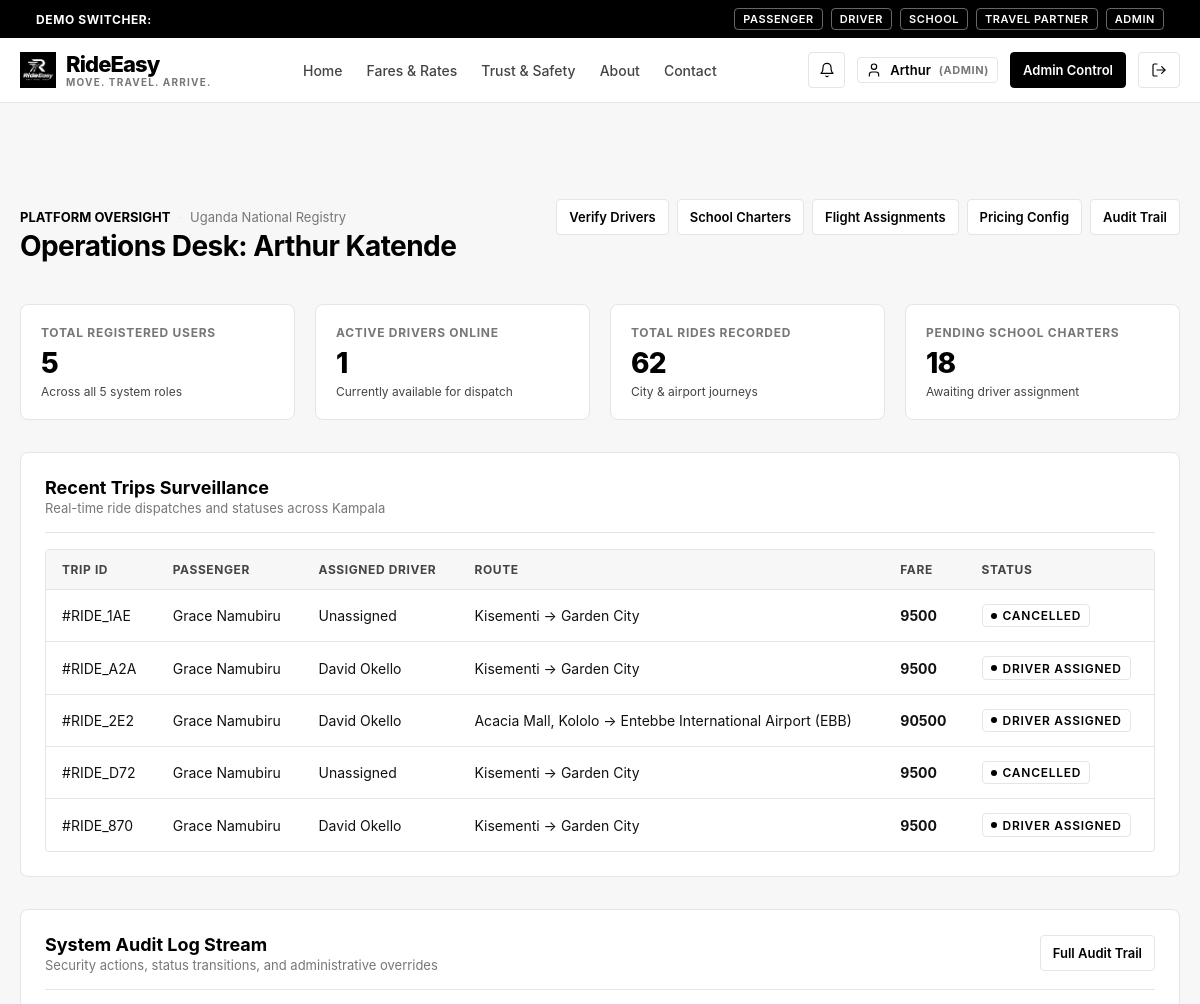
The page /admin/dashboard (signed in, upper part) on the database as committed earlier.
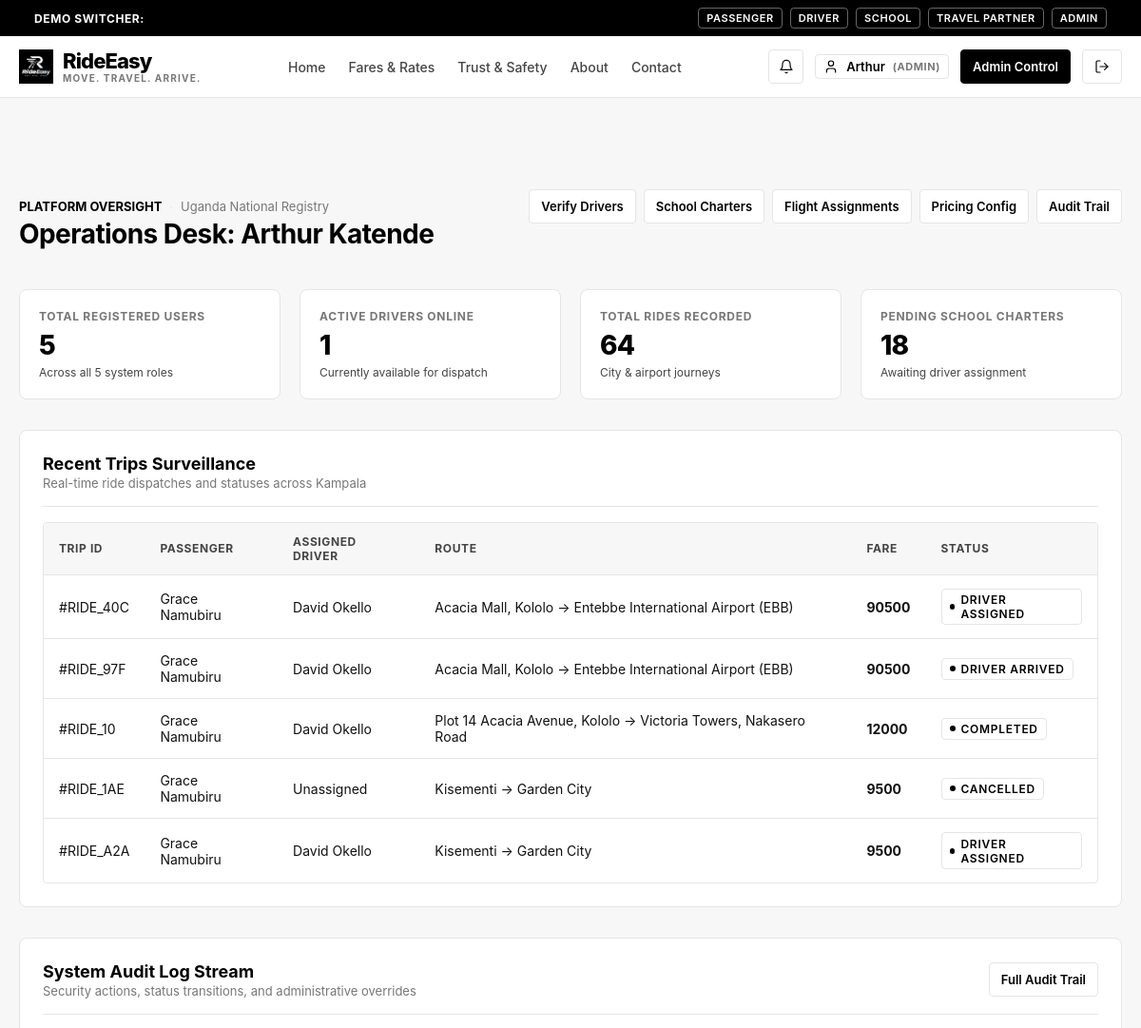
The same page on the database as committed later.
### tables this page shows
CREATE TABLE rides (
    id TEXT PRIMARY KEY,
    passenger_id TEXT NOT NULL,
    driver_id TEXT,
    category TEXT NOT NULL CHECK(category IN ('BODA', 'ECONOMY', 'COMFORT', 'PREMIUM')),
    pickup_address TEXT NOT NULL,
    pickup_lat REAL NOT NULL,
    pickup_lng REAL NOT NULL,
    destination_address TEXT NOT NULL,
    destination_lat REAL NOT NULL,
    destination_lng REAL NOT NULL,
    estimated_distance_km REAL NOT NULL,
    estimated_fare_ugx INTEGER NOT NULL,
    final_fare_ugx INTEGER,
    payment_method TEXT NOT NULL DEFAULT 'CASH' CHECK(payment_method IN ('CASH', 'MTN_MOMO', 'AIRTEL_MONEY', 'CARD')),
    payment_status TEXT NOT NULL DEFAULT 'UNPAID' CHECK(payment_status IN ('UNPAID', 'PENDING', 'PAID')),
    status TEXT NOT NULL DEFAULT 'REQUESTED' CHECK(status IN (
        'REQUESTED',
        'SEARCHING_FOR_DRIVER',
        'DRIVER_ASSIGNED',
        'DRIVER_ARRIVING',
        'DRIVER_ARRIVED',
        'TRIP_STARTED',
        'TRIP_COMPLETED',
        'PAYMENT_PENDING',
        'COMPLETED',
        'CANCELLED'
    )),
    cancellation_reason TEXT,
    is_airport_ride INTEGER NOT NULL DEFAULT 0,
    related_journey_id TEXT,
    created_at TIMESTAMP NOT NULL DEFAULT CURRENT_TIMESTAMP,
    updated_at TIMESTAMP NOT NULL DEFAULT CURRENT_TIMESTAMP, cancelled_at TIMESTAMP,
    FOREIGN KEY (passenger_id) REFERENCES users(id) ON DELETE CASCADE,
    FOREIGN KEY (driver_id) REFERENCES users(id),
    FOREIGN KEY (related_journey_id) REFERENCES confirmed_journeys(id)
);

CREATE TABLE users (
    id TEXT PRIMARY KEY,
    email TEXT UNIQUE NOT NULL,
    password_hash TEXT NOT NULL,
    role TEXT NOT NULL CHECK(role IN ('PASSENGER', 'DRIVER', 'SCHOOL', 'TRAVEL_COMPANY', 'ADMIN')),
    full_name TEXT NOT NULL,
    phone TEXT NOT NULL,
    is_active INTEGER NOT NULL DEFAULT 1,
    is_verified INTEGER NOT NULL DEFAULT 0,
    created_at TIMESTAMP NOT NULL DEFAULT CURRENT_TIMESTAMP,
    updated_at TIMESTAMP NOT NULL DEFAULT CURRENT_TIMESTAMP
, avatar_url TEXT DEFAULT '/static/images/default-avatar.svg');

### rideeasy/app/routes/admin.py (the view)
@admin_bp.route("/dashboard")
def dashboard():
    user = AuthService.get_current_user()
    db = get_db()
    stats = {
        "total_users": db.fetchone("SELECT COUNT(*) as c FROM users")["c"],
        "active_drivers": db.fetchone("SELECT COUNT(*) as c FROM driver_profiles WHERE is_online = 1")["c"],
        "total_rides": db.fetchone("SELECT COUNT(*) as c FROM rides")["c"],
        "pending_schools": db.fetchone("SELECT COUNT(*) as c FROM school_transport_requests WHERE status = 'PENDING'")["c"],
        "pending_flights": db.fetchone("SELECT COUNT(*) as c FROM flight_requests WHERE status = 'SUBMITTED'")["c"],
        "pending_drivers": db.fetchone("SELECT COUNT(*) as c FROM driver_profiles WHERE verification_status = 'PENDING'")["c"]
    }
    recent_rides = db.fetchall(
        """SELECT r.*, p.full_name as passenger_name, d.full_name as driver_name
        FROM rides r
        JOIN users p ON r.passenger_id = p.id
        LEFT JOIN users d ON r.driver_id = d.id
        ORDER BY r.created_at DESC LIMIT 5"""
    )
    recent_audit_logs = db.fetchall(
        """SELECT a.*, u.full_name as user_name, u.role
        FROM audit_logs a
        LEFT JOIN users u ON a.user_id = u.id
        ORDER BY a.created_at DESC LIMIT 6"""
    )
    return render_template("admin/dashboard.html", user=user, stats=stats, recent_rides=recent_rides, recent_audit_logs=recent_audit_logs)

### rideeasy/app/repositories/database.py (called while the page is built)
def get_db() -> Database:
    global _db_instance
    if _db_instance is None:
        _db_instance = Database()
    return _db_instance

    def _get_sqlite_conn(self) -> sqlite3.Connection:
        conn = sqlite3.connect(self.local_path, timeout=10.0, check_same_thread=False)
        conn.row_factory = sqlite3.Row
        conn.execute("PRAGMA foreign_keys = ON;")
        return conn

    def fetchone(self, query: str, params: tuple = ()) -> Optional[Dict[str, Any]]:
        if self.is_turso and self._libsql_client:
            rs = self._libsql_client.execute(query, list(params))
            if not rs.rows:
                return None
            columns = rs.columns
            row = rs.rows[0]
            return {columns[i]: row[i] for i in range(len(columns))}
        else:
            with self._get_sqlite_conn() as conn:
                cur = conn.execute(query, params)
                row = cur.fetchone()
                return dict(row) if row else None

### rideeasy/app/routes/admin.py (called while the page is built)
@admin_bp.before_request
@login_required
@role_required("ADMIN")
def before_request():
    pass

### rideeasy/app/templates/admin/dashboard.html (shortened to what this page needs)
{% extends "base.html" %}
{% block content %}
<div class="container section">
  <div style="display: flex; justify-content: space-between; align-items: baseline; flex-wrap: wrap; gap: 1rem; margin-bottom: 2rem;">
    <div>
      <div class="metadata-row" style="margin-bottom: 0.25rem;">
        <span style="font-weight: 700; color: var(--color-black); text-transform: uppercase;">Platform Oversight</span>
        <span class="metadata-separator">·</span>
        <span>Uganda National Registry</span>
      </div>
      <h2>Operations Desk: {{ user.full_name }}</h2>
    </div>
    <div style="display: flex; gap: 0.5rem; flex-wrap: wrap;">
      <a href="/admin/drivers" class="btn btn-secondary btn-sm">Verify Drivers</a>
      <a href="/admin/schools" class="btn btn-secondary btn-sm">School Charters</a>
      <a href="/admin/flights" class="btn btn-secondary btn-sm">Flight Assignments</a>
      <a href="/admin/pricing" class="btn btn-secondary btn-sm">Pricing Config</a>
      <a href="/admin/audit-logs" class="btn btn-secondary btn-sm">Audit Trail</a>
    </div>
  </div>
  <div class="stats-grid">
    <div class="stat-card">
      <div class="stat-label">Total Registered Users</div>
      <div class="stat-value">{{ stats.total_users }}</div>
      <div class="stat-subtext">Across all 5 system roles</div>
    </div>
    <div class="stat-card">
      <div class="stat-label">Active Drivers Online</div>
      <div class="stat-value">{{ stats.active_drivers }}</div>
      <div class="stat-subtext">Currently available for dispatch</div>
    </div>
    <div class="stat-card">
      <div class="stat-label">Total Rides Recorded</div>
      <div class="stat-value">{{ stats.total_rides }}</div>
      <div class="stat-subtext">City & airport journeys</div>
    </div>
    <div class="stat-card">
      <div class="stat-label">Pending School Charters</div>
      <div class="stat-value">{{ stats.pending_schools }}</div>
      <div class="stat-subtext">Awaiting driver assignment</div>
    </div>
  </div>
  <div class="card" style="margin-bottom: 2rem;">
    <div class="card-header">
      <div>
        <div class="card-title">Recent Trips Surveillance</div>
        <div class="card-subtitle">Real-time ride dispatches and statuses across Kampala</div>
      </div>
    </div>
    {% if recent_rides %}
      <div class="table-responsive">
        <table class="table">
          <thead>
            <tr>
              <th>Trip ID</th>
              <th>Passenger</th>
              <th>Assigned Driver</th>
              <th>Route</th>
              <th>Fare</th>
              <th>Status</th>
            </tr>
          </thead>
          <tbody>
            {% for r in recent_rides %}
              <tr>
                <td>#{{ r.id[:8].upper() }}</td>
                <td>{{ r.passenger_name }}</td>
                <td>{{ r.driver_name or 'Unassigned' }}</td>
                <td>{{ r.pickup_address }} → {{ r.destination_address }}</td>
                <td style="font-weight: 700;">{{ r.final_fare_ugx or r.estimated_fare_ugx | ugx }}</td>
                <td>
                  <span class="status-indicator">
                    <span class="status-dot"></span> {{ r.status.replace('_', ' ') }}
                  </span>
                </td>
              </tr>
            {% endfor %}
          </tbody>
        </table>
      </div>
    {% endif %}
  </div>
  <div class="card">
    <div class="card-header">
      <div>
        <div class="card-title">System Audit Log Stream</div>
        <div class="card-subtitle">Security actions, status transitions, and administrative overrides</div>
      </div>
      <a href="/admin/audit-logs" class="btn btn-secondary btn-sm">Full Audit Trail</a>
    </div>
  </div>
</div>
{% endblock %}

Rows that differ between the two databases and show on the page:
no longer on this page (row unchanged): rides: id "RIDE_2E2", passenger_name "Grace Namubiru", full_name "David Okello", pickup_address "Acacia Mall, Kololo", destination_address "Entebbe International Airport (EBB)", final_fare_ugx "90500", status.replace "DRIVER ASSIGNED"
no longer on this page (row unchanged): rides: id "RIDE_D72", passenger_name "Grace Namubiru", driver_name "Unassigned", pickup_address "Kisementi", destination_address "Garden City", final_fare_ugx "9500", status.replace "CANCELLED"
no longer on this page (row unchanged): rides: id "RIDE_870", passenger_name "Grace Namubiru", full_name "David Okello", pickup_address "Kisementi", destination_address "Garden City", final_fare_ugx "9500", status.replace "DRIVER ASSIGNED"
added rides: id "RIDE_40C", passenger_name "Grace Namubiru", full_name "David Okello", pickup_address "Acacia Mall, Kololo", destination_address "Entebbe International Airport (EBB)", final_fare_ugx "90500", status.replace "DRIVER ASSIGNED"
added rides: id "RIDE_97F", passenger_name "Grace Namubiru", full_name "David Okello", pickup_address "Acacia Mall, Kololo", destination_address "Entebbe International Airport (EBB)", final_fare_ugx "90500", status.replace "DRIVER ARRIVED"
now on this page (row edited): rides: id "RIDE_10", passenger_name "Grace Namubiru", full_name "David Okello", pickup_address "Plot 14 Acacia Avenue, Kololo", destination_address "Victoria Towers, Nakasero Road", final_fare_ugx "12000", status.replace "COMPLETED"
Other text that changed with them:
{{ stats.total_rides }}: "62" → "64"
